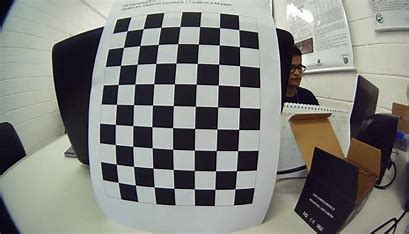
#> input picture image/chessboards/chessboard_image_1.jpeg, 409 x 234 px; its folder holds 4 pictures in this run
$ python find_chessboard_example.py
#> lines starting #> are read from the running program, lines starting #| are printed output that depends on the picture; after the words box and inside, x2 and y2 are one past the last pixel; in counts of white or black regions, pixels touching at a corner belong together
import numpy as np
import cv2 as cv
import glob

# termination criteria
criteria = (cv.TERM_CRITERIA_EPS + cv.TERM_CRITERIA_MAX_ITER, 30, 0.001)

# prepare object points, like (0,0,0), (1,0,0), (2,0,0) ....,(6,5,0)
objp = np.zeros((6*7,3), np.float32)
objp[:,:2] = np.mgrid[0:7,0:6].T.reshape(-1,2)

# Arrays to store object points and image points from all the images.
objpoints = [] # 3d point in real world space
imgpoints = [] # 2d points in image plane.

imagesPath = 'image\\chessboards'
images = glob.glob(f'{imagesPath}\\*.jpeg')

for fname in images:
    img = cv.imread(fname)
#> img is the input picture: shape (234, 409, 3); mean B, G, R 125.5, 129.6, 128.6
    gray = cv.cvtColor(img, cv.COLOR_BGR2GRAY)
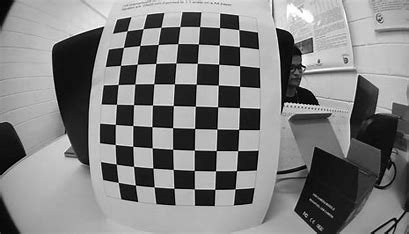
#> gray: shape (234, 409); min 0, max 255, mean 128.8

    # Find the chess board corners
    ret, corners = cv.findChessboardCorners(gray, (7,6), None)
#> ret = False; corners = None

    cv.imshow('img', img)
    cv.waitKey(500)
    cv.destroyWindow("img")


    # If found, add object points, image points (after refining them)
    if ret == True:
        objpoints.append(objp)

        corners2 = cv.cornerSubPix(gray,corners, (11,11), (-1,-1), criteria)
        imgpoints.append(corners2)

        # Draw and display the corners
        cv.drawChessboardCorners(img, (7,6), corners2, ret)
        cv.imshow('img', img)
        cv.waitKey(500)
        imageName = fname.split('\\')[-1]
        newImagePath = f"{imagesPath}\\result\\{imageName}"
        cv.imwrite(newImagePath, img)
#> pass 2 of the loop `for fname in images:`:
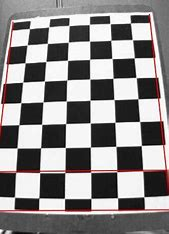
#> input picture image/chessboards/chessboard_image_2.jpeg, 169 x 234 px
#> img is the input picture: shape (234, 169, 3); mean B, G, R 136.5, 136.5, 139.6
#> `gray = cv.cvtColor(img, cv.COLOR_BGR2GRAY)`:
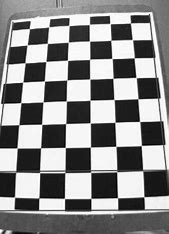
#> gray: shape (234, 169); min 0, max 255, mean 137.4
#> ret = True; corners = 42 rows, first 8: [15.62, 172.3], [17.05, 147.9], [18.85, 124.7], [20.72, 102.6], [22.71, 82.06], [24.94, 62.76], [27.19, 44.83], [39.5, 172.8]
#> corners2 = 42 rows, first 8: [15.58, 171.8], [17.07, 148], [18.74, 124.7], [20.7, 102.8], [22.74, 82.18], [24.94, 62.79], [27.18, 44.85], [39.65, 172.4]
#> `cv.drawChessboardCorners(img, (7,6), corners2, ret)`:
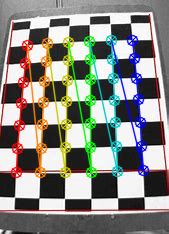
#> img: shape (234, 169, 3); 18.79% of pixels changed, all inside (x1, y1, x2, y2) = (10, 34, 150, 179)
#> pass 3 of the loop `for fname in images:`:
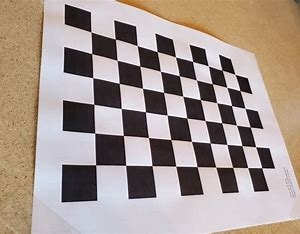
#> input picture image/chessboards/chessboard_image_3.jpeg, 300 x 234 px
#> img is the input picture: shape (234, 300, 3); mean B, G, R 143.9, 151.4, 165.6
#> `gray = cv.cvtColor(img, cv.COLOR_BGR2GRAY)`:
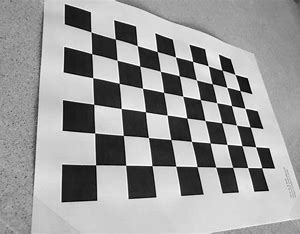
#> gray: shape (234, 300); min 1, max 254, mean 154.8
#> ret = False; corners = None
#> the loop made 4 passes; the first 3 are shown

cv.destroyAllWindows()
